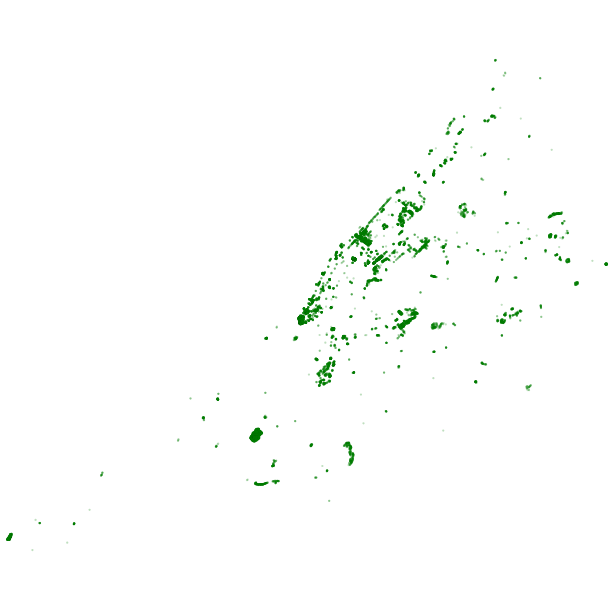

Notebook source saved alongside this figure:
### Code cell
alt.data_transformers.disable_max_rows()
treemap = alt.Chart(trees).mark_circle(
    # reduce the visual presence of each element
    size=5,
    # with a low dot opacity we can use overplotting to indicate densities
    opacity=.25,
    # a natural choice
    color="green"
).encode(
    longitude='geometry.coordinates[0]:Q', 
    latitude='geometry.coordinates[1]:Q'    
).properties(width=600, height=600)

treemap

### Figure 1 — Vega-Lite specification as saved in the notebook (floating-point values rounded to 4 significant figures; data arrays with more than 128 entries replaced by an {"elided": "..."} marker saying what was removed)
{"config": {"view": {"continuousWidth": 400, "continuousHeight": 300}}, "data": {"name": "data-b5baba0e4817003af6754e8b5b7f3071"}, "mark": {"type": "circle", "color": "green", "opacity": 0.25, "size": 5}, "encoding": {"latitude": {"field": "geometry.coordinates[1]", "type": "quantitative"}, "longitude": {"field": "geometry.coordinates[0]", "type": "quantitative"}}, "height": 600, "width": 600, "$schema": "https://vega.github.io/schema/vega-lite/v4.17.0.json", "datasets": {"data-b5baba0e4817003af6754e8b5b7f3071": {"elided": "16412 records"}}}
